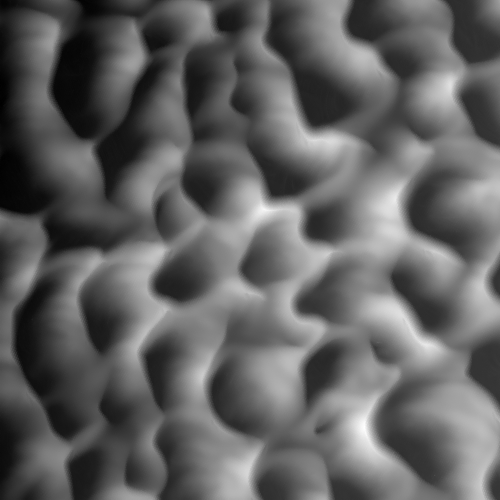
%> input picture duneLiDARs.png, 500 x 500 px
$ octave program.m   (GNU Octave 9; MATLAB toolbox functions it lacks are replaced by stand-ins)
%> lines starting %> are read from the running program, lines starting %| are printed output that depends on the picture; in (x1, y1, x2, y2) boxes, pixels count from 0 and x2, y2 are one past the last pixel; in counts of white or black regions, pixels touching at a corner belong together; the program's own positions count from 1
%CSCE 4240
%Dr. Yuan
%Final Project Implementation
%Jeff Foster
%Daniel Morgan

% Program which reads in a LiDAR image of dunes, detects the edges of the
% image using four different basic edge detection methods.
% Then creates binary images based on the edge threshold.
% the filter assigned to 'se' can be is static in our implementation, but could bemodified to increase/ decrease the dilation size.
% An increased dilation results in increased accuracy so long as the crests do not overlap.
% Tolerance for each respective filter can also be adjusted using matlab edge() function arguments, increasing/decreasing the responsivenes to smaller elements.
% Decreasing the tolerance can result in artifacts.
% We have used static values here as we only had the one image to
% interpret, though a more dynamic approach would be more versatile for
% interpreting a vast array of images.

 % load the LIDAR image (should be located in same folder as this script file)
img1 = imread('duneLiDARs.png');
%> img1 is the input picture: size 500x500 uint16; min 5000, max 17620, mean 9838.1
%create image filter for dilation
se = strel('square',15);

%sobel edge
sobel=edge(img1);
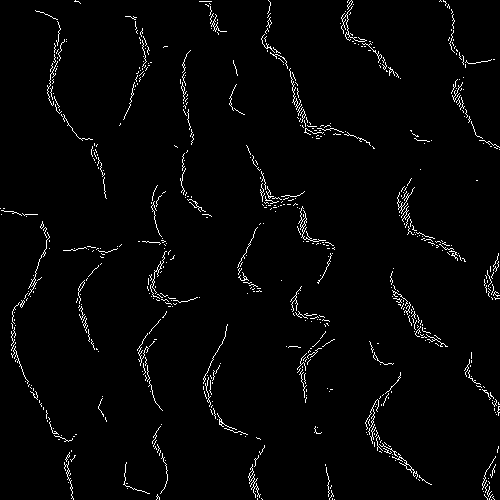
%> sobel: size 500x500 logical; 2.4% white in thin lines or dots
%applies morphological op to sobel edge map
sobel = imdilate(sobel,se);
%> sobel: size 500x500 logical; 33.1% white; 25 white regions, largest, box (x1, y1, x2, y2) and area: (116, 43, 219, 500) 13888, (0, 201, 129, 500) 11179, (230, 138, 342, 301) 7045
sobel = bwmorph(sobel,'thin',Inf);
%> sobel: size 500x500 logical; 1.2% white in thin lines or dots
sobel = bwareaopen(sobel,20); % we used a static max of 20 pixels for this situation
%> sobel: size 500x500 logical; 1.2% white in thin lines or dots

%canny edge
can = edge(img1,'Canny',.69); % we used a static threshold of .69 for this situation
%> can: size 500x500 logical; 2% white in thin lines or dots
%applies morphological op to canny edge map
can = imdilate(can,se);
%> can: size 500x500 logical; 33.4% white; 15 white regions, largest, box (x1, y1, x2, y2) and area: (0, 0, 248, 500) 28436, (232, 134, 355, 417) 12368, (19, 2, 154, 212) 8563
can = bwmorph(can,'thin',Inf);
%> can: size 500x500 logical; 1.5% white in thin lines or dots
can = bwareaopen(can,20);
%> can: size 500x500 logical; 1.5% white in thin lines or dots

%prewitt edge
prew = edge(img1,'Prewitt');
%> prew: size 500x500 logical; 2.3% white in thin lines or dots
%applies morphological op to prewitt edge map
prew = imdilate(prew,se);
%> prew: size 500x500 logical; 32.8% white; 26 white regions, largest, box (x1, y1, x2, y2) and area: (0, 201, 129, 500) 11095, (116, 178, 206, 500) 9695, (231, 138, 342, 299) 6936
prew = bwmorph(prew,'thin',Inf);
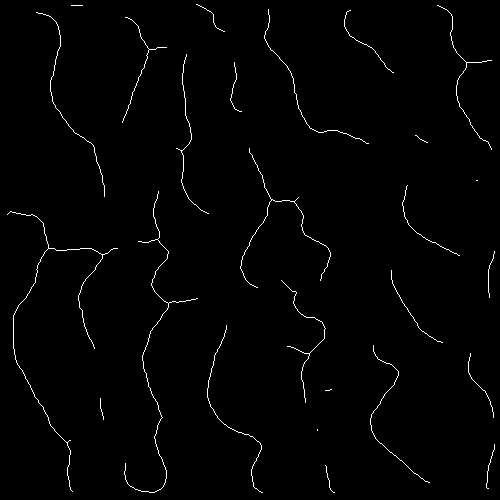
%> prew: size 500x500 logical; 1.2% white in thin lines or dots
prew = bwareaopen(prew,20);
%> prew: size 500x500 logical; 1.2% white in thin lines or dots

%wavelet implementation
%converts to wavelet channels
[c,s]=wavedec2(img1,2,'haar');
%> s = [125 125; 125 125; 250 250; 500 500]
[H1,V1,D1] = detcoef2('all',c,s,1);
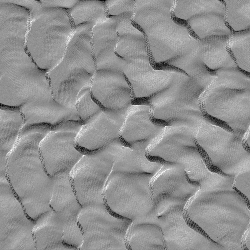
%> H1: size 250x250 double; min -880, max 665, mean -2.4; drawn with min black and max white
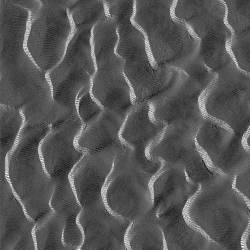
%> V1: size 250x250 double; min -570, max 1100, mean -6.9; drawn with min black and max white
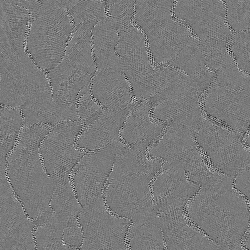
%> D1: size 250x250 double; min -420, max 455, mean 0.1; drawn with min black and max white
%reconstruct edge map without approx. channel
wave=idwt2([],H1,V1,D1,'haar');
%normalize the edgemap so the edges can be clearly seen(modified for uint 16)
normalWave=uint16(65535*mat2gray(wave));
%convert to binary image based on similar threshold to the above tests
wave=im2bw(normalWave,0.69);
%> wave: size 500x500 logical; 1.8% white in thin lines or dots
%Perform morphological operations on wavelet edge map
wave = imdilate(wave,se);
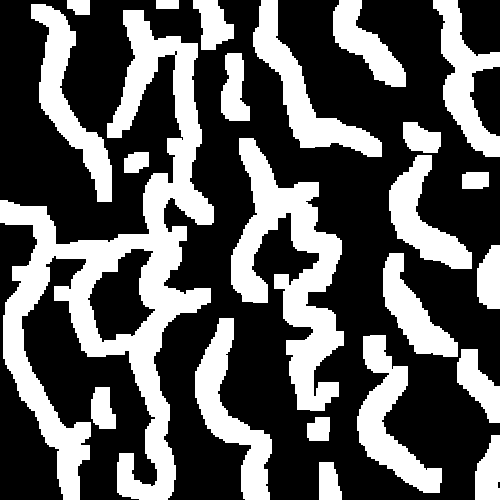
%> wave: size 500x500 logical; 35.5% white; 23 white regions, largest, box (x1, y1, x2, y2) and area: (0, 10, 214, 500) 30709, (231, 138, 344, 411) 12439, (253, 0, 382, 157) 5220
wave = bwmorph(wave,'thin',Inf);
%> wave: size 500x500 logical; 1.4% white in thin lines or dots
wave = bwareaopen(wave,20);
%> wave: size 500x500 logical; 1.3% white in thin lines or dots

%composite the edge maps onto the original image
fusePrew = imfuse(img1,prew);
fuseCan = imfuse(img1,can);
fuseSobel = imfuse(img1,sobel);
fuseWavelet = imfuse(img1,wave);
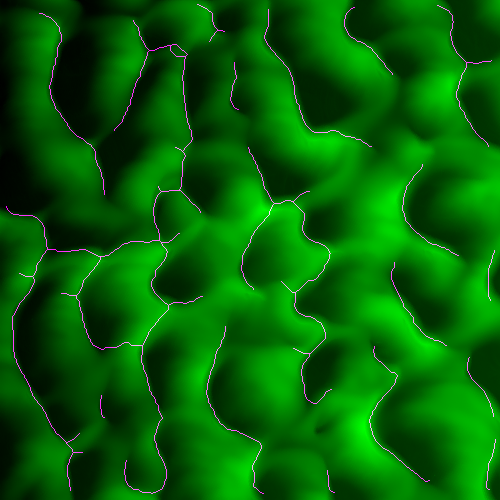
%> fuseWavelet: size 500x500x3 uint8; mean R, G, B 3.4, 97.8, 3.4

%display the results of the 4 techniques
%create figure to display the results in
figure;
subplot(2,2,1);
imagesc(fusePrew);
title('Prewitt Edge Detection');
subplot(2,2,2);
imagesc(fuseSobel);
title('Sobel Edge Detection');
subplot(2,2,3);
imagesc(fuseWavelet);
title('Wavelete Edge Detection (supress approx.)');
subplot(2,2,4);
imagesc(fuseCan);
title('Canny Edge Detection');
